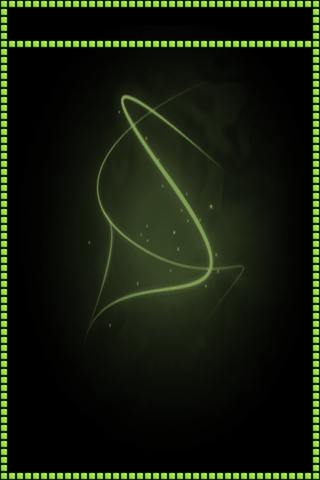

Rendered tile map (Tiled .tmx) drawn with the repository's tilesets; below, a short description and the map source with its tile grids summarised:
An orthogonal 40x60 tile map with 8x8 px tiles, 2 tile layers (Back, Front), 2 tilesets.

<map version="1.0" orientation="orthogonal" renderorder="right-down" width="40" height="60" tilewidth="8" tileheight="8">
 <tileset firstgid="1" name="Borders" tilewidth="8" tileheight="8">
  <image source="cbox-borders_x8.png" trans="ff00ff" width="56" height="8" />
 </tileset>
 <tileset firstgid="8" name="BG" tilewidth="160" tileheight="160">
  <image source="arena.png" trans="ff00ff" width="320" height="480" />
 </tileset>
 <layer name="Back" width="40" height="60">
  <data>[2400 cells, 6 non-empty, 6 distinct tile ids]</data>
 </layer>
 <layer name="Front" width="40" height="60">
  <data>[2400 cells, 234 non-empty, 1 distinct tile ids]</data>
 </layer>
</map>
